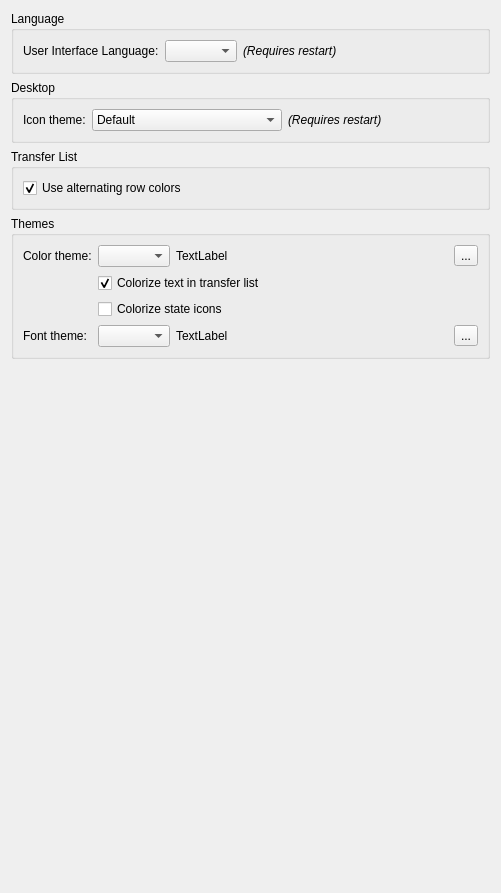
          <widget class="QWidget" name="scrollAreaWidgetContents_5">
           <property name="geometry">
            <rect>
             <x>0</x>
             <y>0</y>
             <width>501</width>
             <height>893</height>
            </rect>
           </property>
           <layout class="QVBoxLayout" name="verticalLayout_25">
            <item>
             <widget class="QGroupBox" name="UISettingsBox">
              <property name="title">
               <string>Language</string>
              </property>
              <layout class="QVBoxLayout" name="verticalLayout_8">
               <item>
                <layout class="QHBoxLayout">
                 <item>
                  <widget class="QLabel" name="label_9">
                   <property name="text">
                    <string>User Interface Language:</string>
                   </property>
                  </widget>
                 </item>
                 <item>
                  <widget class="QComboBox" name="comboI18n">
                   <property name="minimumSize">
                    <size>
                     <width>0</width>
                     <height>0</height>
                    </size>
                   </property>
                   <property name="sizeAdjustPolicy">
                    <enum>QComboBox::AdjustToContents</enum>
                   </property>
                   <property name="modelColumn">
                    <number>0</number>
                   </property>
                  </widget>
                 </item>
                 <item>
                  <widget class="QLabel" name="lbl_i18n_info_2">
                   <property name="font">
                    <font>
                     <italic>true</italic>
                    </font>
                   </property>
                   <property name="text">
                    <string>(Requires restart)</string>
                   </property>
                   <property name="alignment">
                    <set>Qt::AlignLeading|Qt::AlignLeft|Qt::AlignVCenter</set>
                   </property>
                  </widget>
                 </item>
                 <item>
                  <spacer>
                   <property name="orientation">
                    <enum>Qt::Horizontal</enum>
                   </property>
                   <property name="sizeHint" stdset="0">
                    <size>
                     <width>40</width>
                     <height>20</height>
                    </size>
                   </property>
                  </spacer>
                 </item>
                </layout>
               </item>
              </layout>
             </widget>
            </item>
            <item>
             <widget class="QGroupBox" name="groupBoxAppearanceDesktop">
              <property name="title">
               <string>Desktop</string>
              </property>
              <layout class="QFormLayout" name="formLayout">
               <item row="0" column="0">
                <widget class="QLabel" name="label_27">
                 <property name="text">
                  <string>Icon theme:</string>
                 </property>
                </widget>
               </item>
               <item row="0" column="1">
                <layout class="QHBoxLayout" name="horizontalLayout_13">
                 <item>
                  <widget class="QComboBox" name="comboIconTheme">
                   <item>
                    <property name="text">
                     <string>Default</string>
                    </property>
                   </item>
                   <item>
                    <property name="text">
                     <string>Monochrome</string>
                    </property>
                   </item>
                   <item>
                    <property name="text">
                     <string>System theme</string>
                    </property>
                   </item>
                  </widget>
                 </item>
                 <item>
                  <widget class="QLabel" name="lbl_icontheme_info">
                   <property name="font">
                    <font>
                     <italic>true</italic>
                    </font>
                   </property>
                   <property name="text">
                    <string>(Requires restart)</string>
                   </property>
                   <property name="alignment">
                    <set>Qt::AlignLeading|Qt::AlignLeft|Qt::AlignVCenter</set>
                   </property>
                  </widget>
                 </item>
                </layout>
               </item>
              </layout>
             </widget>
            </item>
            <item>
             <widget class="QGroupBox" name="groupBox_5">
              <property name="title">
               <string>Transfer List</string>
              </property>
              <layout class="QVBoxLayout" name="verticalLayout_26">
               <item>
                <widget class="QCheckBox" name="checkAltRowColors">
                 <property name="text">
                  <string extracomment="In transfer list, every other row will have a grey background.">Use alternating row colors</string>
                 </property>
                 <property name="checked">
                  <bool>true</bool>
                 </property>
                </widget>
               </item>
              </layout>
             </widget>
            </item>
            <item>
             <widget class="QGroupBox" name="groupBoxThemes">
              <property name="title">
               <string>Themes</string>
              </property>
              <layout class="QFormLayout" name="formLayout_6">
               <item row="0" column="0">
                <widget class="QLabel" name="label_24">
                 <property name="text">
                  <string>Color theme:</string>
                 </property>
                 <layout class="QHBoxLayout" name="horizontalLayout_18"/>
                </widget>
               </item>
               <item row="0" column="1">
                <layout class="QHBoxLayout" name="horizontalLayout_10">
                 <item>
                  <widget class="QComboBox" name="comboBoxColorTheme">
                   <property name="sizePolicy">
                    <sizepolicy hsizetype="Maximum" vsizetype="Fixed">
                     <horstretch>0</horstretch>
                     <verstretch>0</verstretch>
                    </sizepolicy>
                   </property>
                  </widget>
                 </item>
                 <item>
                  <widget class="QLabel" name="labelColorThemeDescription">
                   <property name="sizePolicy">
                    <sizepolicy hsizetype="MinimumExpanding" vsizetype="Preferred">
                     <horstretch>0</horstretch>
                     <verstretch>0</verstretch>
                    </sizepolicy>
                   </property>
                   <property name="text">
                    <string>TextLabel</string>
                   </property>
                  </widget>
                 </item>
                 <item>
                  <widget class="QToolButton" name="toolButtonExportColorTheme">
                   <property name="toolTip">
                    <string>Export color theme into a file</string>
                   </property>
                   <property name="text">
                    <string>...</string>
                   </property>
                   <property name="icon">
                    <iconset theme="document-export">
                     <normaloff>.</normaloff>.</iconset>
                   </property>
                  </widget>
                 </item>
                </layout>
               </item>
               <item row="1" column="1">
                <widget class="QCheckBox" name="checkColorizeTransferList">
                 <property name="text">
                  <string>Colorize text in transfer list</string>
                 </property>
                 <property name="checked">
                  <bool>true</bool>
                 </property>
                </widget>
               </item>
               <item row="2" column="1">
                <widget class="QCheckBox" name="checkColorizeStateIcons">
                 <property name="text">
                  <string>Colorize state icons</string>
                 </property>
                </widget>
               </item>
               <item row="3" column="0">
                <widget class="QLabel" name="label_25">
                 <property name="text">
                  <string>Font theme:</string>
                 </property>
                 <layout class="QHBoxLayout" name="horizontalLayout_19"/>
                </widget>
               </item>
               <item row="3" column="1">
                <layout class="QHBoxLayout" name="horizontalLayout_12">
                 <item>
                  <widget class="QComboBox" name="comboBoxFontTheme">
                   <property name="sizePolicy">
                    <sizepolicy hsizetype="Maximum" vsizetype="Fixed">
                     <horstretch>0</horstretch>
                     <verstretch>0</verstretch>
                    </sizepolicy>
                   </property>
                  </widget>
                 </item>
                 <item>
                  <widget class="QLabel" name="labelFontThemeDescription">
                   <property name="sizePolicy">
                    <sizepolicy hsizetype="MinimumExpanding" vsizetype="Preferred">
                     <horstretch>0</horstretch>
                     <verstretch>0</verstretch>
                    </sizepolicy>
                   </property>
                   <property name="text">
                    <string>TextLabel</string>
                   </property>
                  </widget>
                 </item>
                 <item>
                  <widget class="QToolButton" name="toolButtonExportFontTheme">
                   <property name="toolTip">
                    <string>Export font theme into a file</string>
                   </property>
                   <property name="text">
                    <string>...</string>
                   </property>
                   <property name="icon">
                    <iconset theme="document-export">
                     <normaloff>.</normaloff>.</iconset>
                   </property>
                  </widget>
                 </item>
                </layout>
               </item>
              </layout>
             </widget>
            </item>
            <item>
             <spacer name="verticalSpacer_5">
              <property name="orientation">
               <enum>Qt::Vertical</enum>
              </property>
              <property name="sizeHint" stdset="0">
               <size>
                <width>20</width>
                <height>40</height>
               </size>
              </property>
             </spacer>
            </item>
           </layout>
          </widget>
